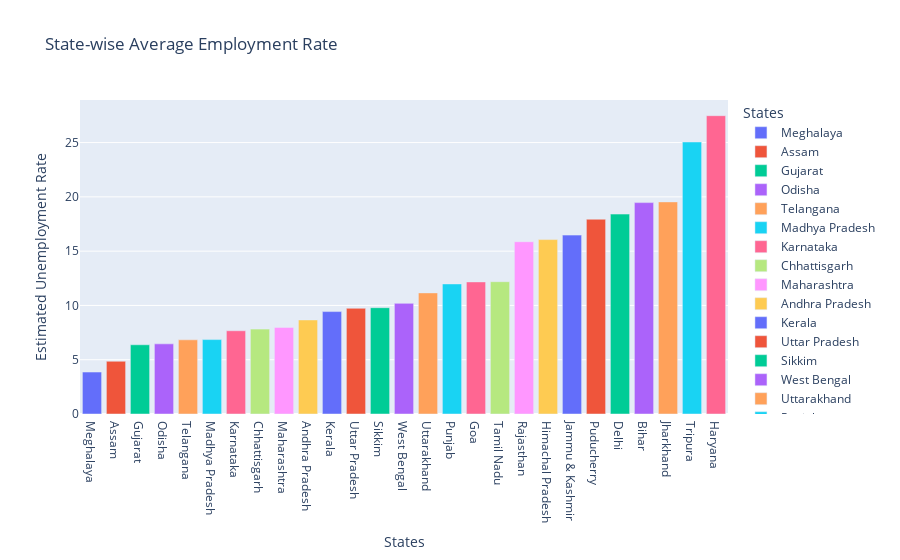

Source (notebook cell):
### Code cell
#plotting a "Bar-plot" to find the "average unemployment rate in each state"
DF = df[['Estimated Unemployment Rate','States']]

#grouping the dataframe by 'States' and finding the corresponding 'mean'
DF = DF.groupby('States').mean().reset_index()

#sorting the values in the dataframe
DF = DF.sort_values('Estimated Unemployment Rate')

fig = px.bar(DF, 
             x='States',
             y='Estimated Unemployment Rate',
             color='States',
             title='State-wise Average Employment Rate')
fig.show()

### Figure 1 — Plotly figure (JSON) as saved in the notebook; plotly's stock layout.template omitted (floating-point values rounded to 4 significant figures)
{"data": [{"alignmentgroup": "True", "hovertemplate": "States=%{x}<br>Estimated Unemployment Rate=%{y}<extra></extra>", "legendgroup": "Meghalaya", "marker": {"color": "#636efa", "pattern": {"shape": ""}}, "name": "Meghalaya", "offsetgroup": "Meghalaya", "orientation": "v", "showlegend": true, "textposition": "auto", "type": "bar", "x": ["Meghalaya"], "xaxis": "x", "y": [3.866], "yaxis": "y"}, {"alignmentgroup": "True", "hovertemplate": "States=%{x}<br>Estimated Unemployment Rate=%{y}<extra></extra>", "legendgroup": "Assam", "marker": {"color": "#EF553B", "pattern": {"shape": ""}}, "name": "Assam", "offsetgroup": "Assam", "orientation": "v", "showlegend": true, "textposition": "auto", "type": "bar", "x": ["Assam"], "xaxis": "x", "y": [4.856], "yaxis": "y"}, {"alignmentgroup": "True", "hovertemplate": "States=%{x}<br>Estimated Unemployment Rate=%{y}<extra></extra>", "legendgroup": "Gujarat", "marker": {"color": "#00cc96", "pattern": {"shape": ""}}, "name": "Gujarat", "offsetgroup": "Gujarat", "orientation": "v", "showlegend": true, "textposition": "auto", "type": "bar", "x": ["Gujarat"], "xaxis": "x", "y": [6.376], "yaxis": "y"}, {"alignmentgroup": "True", "hovertemplate": "States=%{x}<br>Estimated Unemployment Rate=%{y}<extra></extra>", "legendgroup": "Odisha", "marker": {"color": "#ab63fa", "pattern": {"shape": ""}}, "name": "Odisha", "offsetgroup": "Odisha", "orientation": "v", "showlegend": true, "textposition": "auto", "type": "bar", "x": ["Odisha"], "xaxis": "x", "y": [6.462], "yaxis": "y"}, {"alignmentgroup": "True", "hovertemplate": "States=%{x}<br>Estimated Unemployment Rate=%{y}<extra></extra>", "legendgroup": "Telangana", "marker": {"color": "#FFA15A", "pattern": {"shape": ""}}, "name": "Telangana", "offsetgroup": "Telangana", "orientation": "v", "showlegend": true, "textposition": "auto", "type": "bar", "x": ["Telangana"], "xaxis": "x", "y": [6.833], "yaxis": "y"}, {"alignmentgroup": "True", "hovertemplate": "States=%{x}<br>Estimated Unemployment Rate=%{y}<extra></extra>", "legendgroup": "Madhya Pradesh", "marker": {"color": "#19d3f3", "pattern": {"shape": ""}}, "name": "Madhya Pradesh", "offsetgroup": "Madhya Pradesh", "orientation": "v", "showlegend": true, "textposition": "auto", "type": "bar", "x": ["Madhya Pradesh"], "xaxis": "x", "y": [6.854], "yaxis": "y"}, {"alignmentgroup": "True", "hovertemplate": "States=%{x}<br>Estimated Unemployment Rate=%{y}<extra></extra>", "legendgroup": "Karnataka", "marker": {"color": "#FF6692", "pattern": {"shape": ""}}, "name": "Karnataka", "offsetgroup": "Karnataka", "orientation": "v", "showlegend": true, "textposition": "auto", "type": "bar", "x": ["Karnataka"], "xaxis": "x", "y": [7.668], "yaxis": "y"}, {"alignmentgroup": "True", "hovertemplate": "States=%{x}<br>Estimated Unemployment Rate=%{y}<extra></extra>", "legendgroup": "Chhattisgarh", "marker": {"color": "#B6E880", "pattern": {"shape": ""}}, "name": "Chhattisgarh", "offsetgroup": "Chhattisgarh", "orientation": "v", "showlegend": true, "textposition": "auto", "type": "bar", "x": ["Chhattisgarh"], "xaxis": "x", "y": [7.819], "yaxis": "y"}, {"alignmentgroup": "True", "hovertemplate": "States=%{x}<br>Estimated Unemployment Rate=%{y}<extra></extra>", "legendgroup": "Maharashtra", "marker": {"color": "#FF97FF", "pattern": {"shape": ""}}, "name": "Maharashtra", "offsetgroup": "Maharashtra", "orientation": "v", "showlegend": true, "textposition": "auto", "type": "bar", "x": ["Maharashtra"], "xaxis": "x", "y": [7.979], "yaxis": "y"}, {"alignmentgroup": "True", "hovertemplate": "States=%{x}<br>Estimated Unemployment Rate=%{y}<extra></extra>", "legendgroup": "Andhra Pradesh", "marker": {"color": "#FECB52", "pattern": {"shape": ""}}, "name": "Andhra Pradesh", "offsetgroup": "Andhra Pradesh", "orientation": "v", "showlegend": true, "textposition": "auto", "type": "bar", "x": ["Andhra Pradesh"], "xaxis": "x", "y": [8.664], "yaxis": "y"}, {"alignmentgroup": "True", "hovertemplate": "States=%{x}<br>Estimated Unemployment Rate=%{y}<extra></extra>", "legendgroup": "Kerala", "marker": {"color": "#636efa", "pattern": {"shape": ""}}, "name": "Kerala", "offsetgroup": "Kerala", "orientation": "v", "showlegend": true, "textposition": "auto", "type": "bar", "x": ["Kerala"], "xaxis": "x", "y": [9.434], "yaxis": "y"}, {"alignmentgroup": "True", "hovertemplate": "States=%{x}<br>Estimated Unemployment Rate=%{y}<extra></extra>", "legendgroup": "Uttar Pradesh", "marker": {"color": "#EF553B", "pattern": {"shape": ""}}, "name": "Uttar Pradesh", "offsetgroup": "Uttar Pradesh", "orientation": "v", "showlegend": true, "textposition": "auto", "type": "bar", "x": ["Uttar Pradesh"], "xaxis": "x", "y": [9.737], "yaxis": "y"}, {"alignmentgroup": "True", "hovertemplate": "States=%{x}<br>Estimated Unemployment Rate=%{y}<extra></extra>", "legendgroup": "Sikkim", "marker": {"color": "#00cc96", "pattern": {"shape": ""}}, "name": "Sikkim", "offsetgroup": "Sikkim", "orientation": "v", "showlegend": true, "textposition": "auto", "type": "bar", "x": ["Sikkim"], "xaxis": "x", "y": [9.793], "yaxis": "y"}, {"alignmentgroup": "True", "hovertemplate": "States=%{x}<br>Estimated Unemployment Rate=%{y}<extra></extra>", "legendgroup": "West Bengal", "marker": {"color": "#ab63fa", "pattern": {"shape": ""}}, "name": "West Bengal", "offsetgroup": "West Bengal", "orientation": "v", "showlegend": true, "textposition": "auto", "type": "bar", "x": ["West Bengal"], "xaxis": "x", "y": [10.19], "yaxis": "y"}, {"alignmentgroup": "True", "hovertemplate": "States=%{x}<br>Estimated Unemployment Rate=%{y}<extra></extra>", "legendgroup": "Uttarakhand", "marker": {"color": "#FFA15A", "pattern": {"shape": ""}}, "name": "Uttarakhand", "offsetgroup": "Uttarakhand", "orientation": "v", "showlegend": true, "textposition": "auto", "type": "bar", "x": ["Uttarakhand"], "xaxis": "x", "y": [11.16], "yaxis": "y"}, {"alignmentgroup": "True", "hovertemplate": "States=%{x}<br>Estimated Unemployment Rate=%{y}<extra></extra>", "legendgroup": "Punjab", "marker": {"color": "#19d3f3", "pattern": {"shape": ""}}, "name": "Punjab", "offsetgroup": "Punjab", "orientation": "v", "showlegend": true, "textposition": "auto", "type": "bar", "x": ["Punjab"], "xaxis": "x", "y": [11.98], "yaxis": "y"}, {"alignmentgroup": "True", "hovertemplate": "States=%{x}<br>Estimated Unemployment Rate=%{y}<extra></extra>", "legendgroup": "Goa", "marker": {"color": "#FF6692", "pattern": {"shape": ""}}, "name": "Goa", "offsetgroup": "Goa", "orientation": "v", "showlegend": true, "textposition": "auto", "type": "bar", "x": ["Goa"], "xaxis": "x", "y": [12.17], "yaxis": "y"}, {"alignmentgroup": "True", "hovertemplate": "States=%{x}<br>Estimated Unemployment Rate=%{y}<extra></extra>", "legendgroup": "Tamil Nadu", "marker": {"color": "#B6E880", "pattern": {"shape": ""}}, "name": "Tamil Nadu", "offsetgroup": "Tamil Nadu", "orientation": "v", "showlegend": true, "textposition": "auto", "type": "bar", "x": ["Tamil Nadu"], "xaxis": "x", "y": [12.19], "yaxis": "y"}, {"alignmentgroup": "True", "hovertemplate": "States=%{x}<br>Estimated Unemployment Rate=%{y}<extra></extra>", "legendgroup": "Rajasthan", "marker": {"color": "#FF97FF", "pattern": {"shape": ""}}, "name": "Rajasthan", "offsetgroup": "Rajasthan", "orientation": "v", "showlegend": true, "textposition": "auto", "type": "bar", "x": ["Rajasthan"], "xaxis": "x", "y": [15.87], "yaxis": "y"}, {"alignmentgroup": "True", "hovertemplate": "States=%{x}<br>Estimated Unemployment Rate=%{y}<extra></extra>", "legendgroup": "Himachal Pradesh", "marker": {"color": "#FECB52", "pattern": {"shape": ""}}, "name": "Himachal Pradesh", "offsetgroup": "Himachal Pradesh", "orientation": "v", "showlegend": true, "textposition": "auto", "type": "bar", "x": ["Himachal Pradesh"], "xaxis": "x", "y": [16.07], "yaxis": "y"}, {"alignmentgroup": "True", "hovertemplate": "States=%{x}<br>Estimated Unemployment Rate=%{y}<extra></extra>", "legendgroup": "Jammu & Kashmir", "marker": {"color": "#636efa", "pattern": {"shape": ""}}, "name": "Jammu & Kashmir", "offsetgroup": "Jammu & Kashmir", "orientation": "v", "showlegend": true, "textposition": "auto", "type": "bar", "x": ["Jammu & Kashmir"], "xaxis": "x", "y": [16.48], "yaxis": "y"}, {"alignmentgroup": "True", "hovertemplate": "States=%{x}<br>Estimated Unemployment Rate=%{y}<extra></extra>", "legendgroup": "Puducherry", "marker": {"color": "#EF553B", "pattern": {"shape": ""}}, "name": "Puducherry", "offsetgroup": "Puducherry", "orientation": "v", "showlegend": true, "textposition": "auto", "type": "bar", "x": ["Puducherry"], "xaxis": "x", "y": [17.94], "yaxis": "y"}, {"alignmentgroup": "True", "hovertemplate": "States=%{x}<br>Estimated Unemployment Rate=%{y}<extra></extra>", "legendgroup": "Delhi", "marker": {"color": "#00cc96", "pattern": {"shape": ""}}, "name": "Delhi", "offsetgroup": "Delhi", "orientation": "v", "showlegend": true, "textposition": "auto", "type": "bar", "x": ["Delhi"], "xaxis": "x", "y": [18.41], "yaxis": "y"}, {"alignmentgroup": "True", "hovertemplate": "States=%{x}<br>Estimated Unemployment Rate=%{y}<extra></extra>", "legendgroup": "Bihar", "marker": {"color": "#ab63fa", "pattern": {"shape": ""}}, "name": "Bihar", "offsetgroup": "Bihar", "orientation": "v", "showlegend": true, "textposition": "auto", "type": "bar", "x": ["Bihar"], "xaxis": "x", "y": [19.47], "yaxis": "y"}, {"alignmentgroup": "True", "hovertemplate": "States=%{x}<br>Estimated Unemployment Rate=%{y}<extra></extra>", "legendgroup": "Jharkhand", "marker": {"color": "#FFA15A", "pattern": {"shape": ""}}, "name": "Jharkhand", "offsetgroup": "Jharkhand", "orientation": "v", "showlegend": true, "textposition": "auto", "type": "bar", "x": ["Jharkhand"], "xaxis": "x", "y": [19.54], "yaxis": "y"}, {"alignmentgroup": "True", "hovertemplate": "States=%{x}<br>Estimated Unemployment Rate=%{y}<extra></extra>", "legendgroup": "Tripura", "marker": {"color": "#19d3f3", "pattern": {"shape": ""}}, "name": "Tripura", "offsetgroup": "Tripura", "orientation": "v", "showlegend": true, "textposition": "auto", "type": "bar", "x": ["Tripura"], "xaxis": "x", "y": [25.05], "yaxis": "y"}, {"alignmentgroup": "True", "hovertemplate": "States=%{x}<br>Estimated Unemployment Rate=%{y}<extra></extra>", "legendgroup": "Haryana", "marker": {"color": "#FF6692", "pattern": {"shape": ""}}, "name": "Haryana", "offsetgroup": "Haryana", "orientation": "v", "showlegend": true, "textposition": "auto", "type": "bar", "x": ["Haryana"], "xaxis": "x", "y": [27.48], "yaxis": "y"}], "layout": {"barmode": "relative", "legend": {"title": {"text": "States"}, "tracegroupgap": 0}, "title": {"text": "State-wise Average Employment Rate"}, "xaxis": {"anchor": "y", "categoryarray": ["Meghalaya", "Assam", "Gujarat", "Odisha", "Telangana", "Madhya Pradesh", "Karnataka", "Chhattisgarh", "Maharashtra", "Andhra Pradesh", "Kerala", "Uttar Pradesh", "Sikkim", "West Bengal", "Uttarakhand", "Punjab", "Goa", "Tamil Nadu", "Rajasthan", "Himachal Pradesh", "Jammu & Kashmir", "Puducherry", "Delhi", "Bihar", "Jharkhand", "Tripura", "Haryana"], "categoryorder": "array", "domain": [0, 1], "title": {"text": "States"}}, "yaxis": {"anchor": "x", "domain": [0, 1], "title": {"text": "Estimated Unemployment Rate"}}}}
